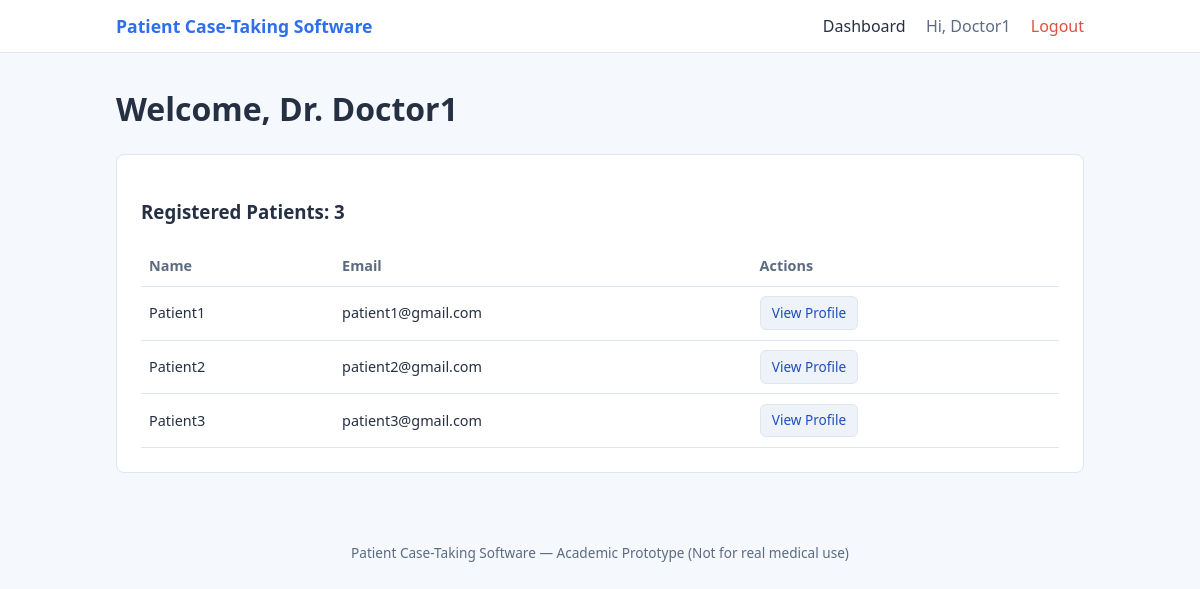
/doctor/dashboard (signed in), run on the app's committed database.
### tables this page shows
CREATE TABLE users (
            id INTEGER PRIMARY KEY AUTOINCREMENT,
            full_name TEXT NOT NULL,
            email TEXT UNIQUE NOT NULL,
            password_hash TEXT NOT NULL,
            role TEXT NOT NULL CHECK (role IN ('patient', 'doctor')),
            created_at TEXT NOT NULL
        );

### app.py (the view)
@app.route("/doctor/dashboard")
@role_required("doctor")
def doctor_dashboard():
    db = get_db()
    patients = db.execute(
        "SELECT id, full_name, email FROM users WHERE role = 'patient' ORDER BY full_name"
    ).fetchall()
    return render_template(
        "doctor_dashboard.html",
        patients=patients,
        patient_count=len(patients)
    )

### app.py (called while the page is built)
def get_db():
    if "db" not in g:
        g.db = sqlite3.connect(DATABASE)
        g.db.row_factory = sqlite3.Row
        g.db.execute("PRAGMA foreign_keys = ON")
    return g.db

def role_required(role):
    def decorator(f):
        @wraps(f)
        def wrapped(*args, **kwargs):
            if "user_id" not in session:
                flash("Please log in to continue.", "error")
                return redirect(url_for("login"))
            if session.get("role") != role:
                return render_template("error.html",
                                        message="You are not authorized to view this page."), 403
            return f(*args, **kwargs)
        return wrapped
    return decorator

### templates/doctor_dashboard.html (shortened to what this page needs)
{% extends "base.html" %}
{% block content %}
<h1>Welcome, Dr. {{ session.get('full_name') }}</h1>
<div class="card">
    <h3>Registered Patients: {{ patient_count }}</h3>
    {% if patients %}
    <table class="records-table">
        <thead>
            <tr>
                <th>Name</th>
                <th>Email</th>
                <th>Actions</th>
            </tr>
        </thead>
        <tbody>
            {% for patient in patients %}
            <tr>
                <td>{{ patient.full_name }}</td>
                <td>{{ patient.email }}</td>
                <td>
                    <a href="{{ url_for('view_patient', patient_id=patient.id) }}"
                       class="btn btn-small btn-secondary">View Profile</a>
                </td>
            </tr>
            {% endfor %}
        </tbody>
    </table>
    {% else %}
    <p>No patients have registered yet.</p>
    {% endif %}
</div>
{% endblock %}

### static/css/style.css (style rules this page uses)
:root { --blue: #2f6fed; --blue-dark: #1e4fbf; --light-bg: #f5f8fc; --card-bg: #ffffff; --border: #dfe6ee; --text: #263043; --text-light: #5c6b82; --danger: #e0503f; --success: #2e9e5b; }
* { box-sizing: border-box; }
body { margin: 0; font-family: 'Segoe UI', Arial, sans-serif; background-color: var(--light-bg); color: var(--text); line-height: 1.5; }
.card { background-color: var(--card-bg); border: 1px solid var(--border); border-radius: 8px; padding: 1.5rem; margin-bottom: 1.5rem; }
.btn { display: inline-block; padding: 0.55rem 1.1rem; border-radius: 6px; border: none; text-decoration: none; font-size: 0.95rem; cursor: pointer; text-align: center; }
.btn-secondary { background-color: #eef2f9; color: var(--blue-dark); border: 1px solid var(--border); }
.btn-small { padding: 0.35rem 0.7rem; font-size: 0.85rem; }
.info-table, .records-table { width: 100%; border-collapse: collapse; margin-top: 0.5rem; }
.info-table th, .info-table td, .records-table th, .records-table td { text-align: left; padding: 0.6rem 0.5rem; border-bottom: 1px solid var(--border); font-size: 0.9rem; }
.records-table th { color: var(--text-light); font-weight: 600; }

### data on the page
users: full_name "Patient1", email "patient1@gmail.com"
users: full_name "Patient2", email "patient2@gmail.com"
users: full_name "Patient3", email "patient3@gmail.com"

### other printed values
{{ session.get('full_name') }} "Doctor1"
{{ patient_count }} "3"
